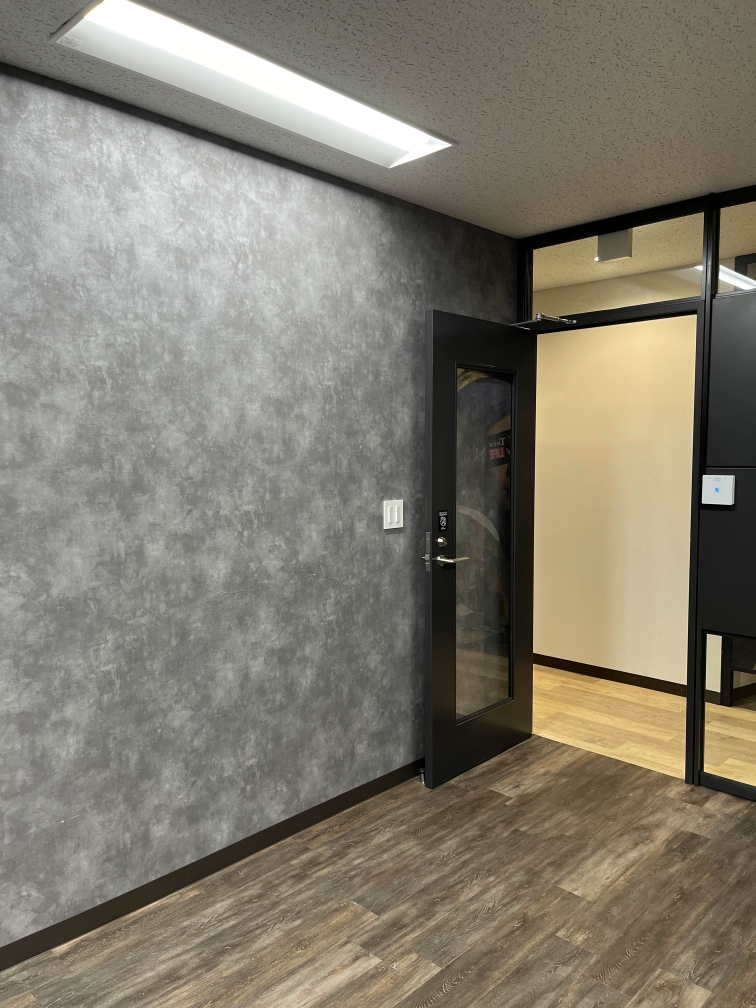
#> input picture sample/3915.jpg, 3024 x 4032 px (shown at 1/4 size)
$ python -i main.py   (imports and definitions only)
#> lines starting #> are read from the running program, lines starting #| are printed output that depends on the picture; after the words box and inside, x2 and y2 are one past the last pixel; in counts of white or black regions, pixels touching at a corner belong together
#> further down, picture is the input picture: shape (4032, 3024, 3); mean B, G, R 112.5, 125.5, 131.2
import cv2
import os
import numpy as np
import matplotlib
# [1 line not run here, left out]
import matplotlib.pyplot as plt

from src.adjust_light import histgram_equalize, adjust_brightness, adjust_image, adjust_images
from src.split_image import split_image
from src.merge_images import merge_images
from src.smoothing import smoothing
from src.homography import homography

dirname = os.path.dirname(__file__)
file1 = 'door_1.png'
file2 = 'door_2.png'

# [18 lines left out: function diff_img, not called in this run]

# マスクを作成する関数
def create_mask(warped_image):
    # 黒い部分を検出
    gray = cv2.cvtColor(warped_image, cv2.COLOR_BGR2GRAY)
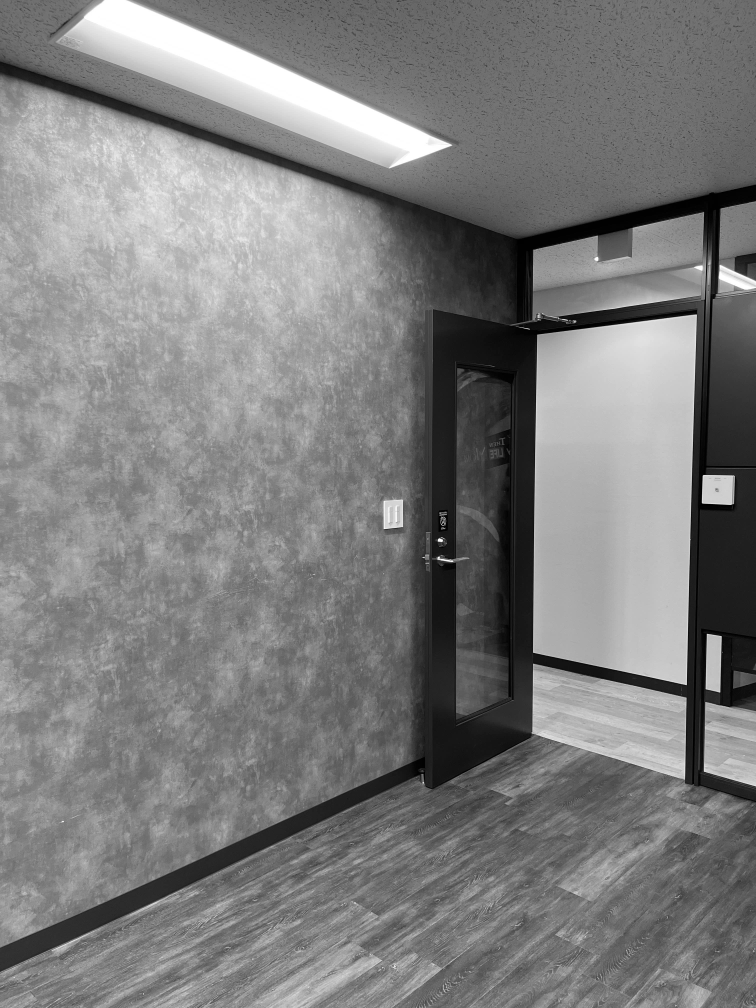
#> gray: shape (4032, 3024) (shown at 1/4 size); min 0, max 255, mean 125.7
    _, mask = cv2.threshold(gray, 0, 255, cv2.THRESH_BINARY)
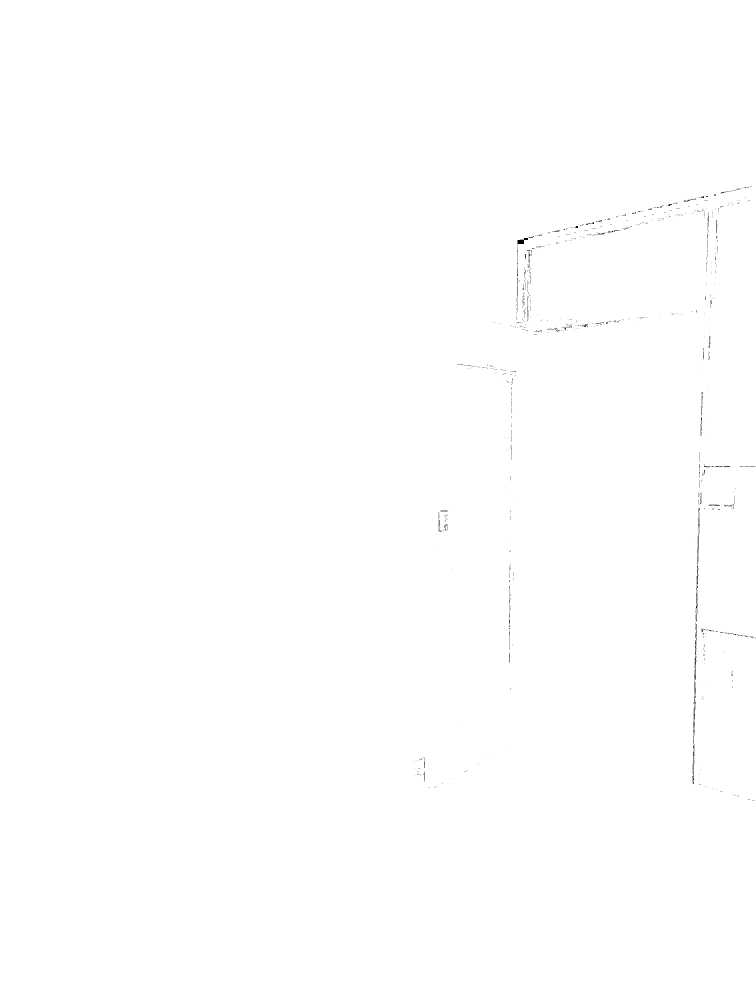
#> mask: shape (4032, 3024) (shown at 1/4 size); 99.9% white; black in thin lines or dots, all inside (x1, y1, x2, y2) = (1654, 743, 3024, 3204)
    cv2.imwrite(dirname + '/output/mask.png', mask)
    return cv2.cvtColor(mask, cv2.COLOR_GRAY2RGB)

# [108 lines left out: function main, not called in this run]

# [2 lines not run here, left out]

>>> import cv2
>>> picture = cv2.imread('../../sample/3915.jpg')
>>> result = create_mask(picture)
